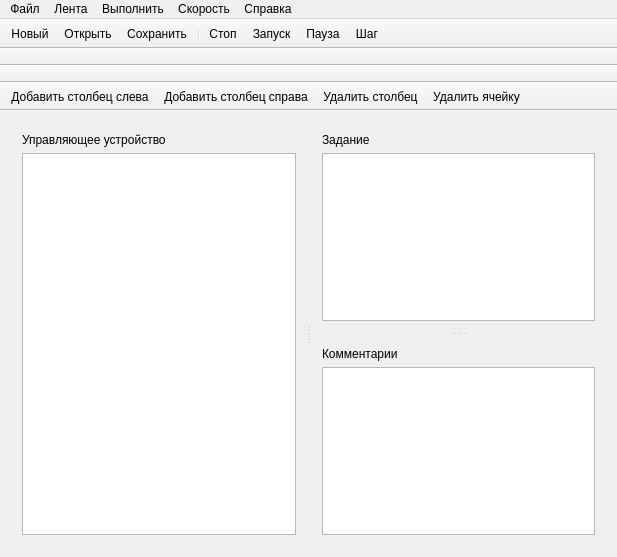
<?xml version="1.0" encoding="UTF-8"?>
<ui version="4.0">
 <class>MainWindow</class>
 <widget class="QMainWindow" name="MainWindow">
  <property name="geometry">
   <rect>
    <x>0</x>
    <y>0</y>
    <width>617</width>
    <height>557</height>
   </rect>
  </property>
  <property name="sizePolicy">
   <sizepolicy hsizetype="Preferred" vsizetype="Minimum">
    <horstretch>0</horstretch>
    <verstretch>0</verstretch>
   </sizepolicy>
  </property>
  <property name="windowTitle">
   <string>MainWindow</string>
  </property>
  <property name="animated">
   <bool>false</bool>
  </property>
  <property name="dockOptions">
   <set>QMainWindow::AllowTabbedDocks</set>
  </property>
  <widget class="QWidget" name="centralWidget">
   <layout class="QGridLayout" name="gridLayout">
    <item row="0" column="0">
     <widget class="QSplitter" name="splitter_2">
      <property name="orientation">
       <enum>Qt::Horizontal</enum>
      </property>
      <widget class="QWidget" name="layoutWidget">
       <layout class="QVBoxLayout" name="verticalLayout_2">
        <item>
         <widget class="QLabel" name="label_3">
          <property name="text">
           <string>Управляющее устройство</string>
          </property>
         </widget>
        </item>
        <item>
         <widget class="QTableWidget" name="tableWidget">
          <property name="editTriggers">
           <set>QAbstractItemView::NoEditTriggers</set>
          </property>
          <property name="selectionMode">
           <enum>QAbstractItemView::NoSelection</enum>
          </property>
         </widget>
        </item>
       </layout>
      </widget>
      <widget class="QSplitter" name="splitter">
       <property name="orientation">
        <enum>Qt::Vertical</enum>
       </property>
       <widget class="QWidget" name="layoutWidget_2">
        <layout class="QVBoxLayout" name="verticalLayout_3">
         <item>
          <widget class="QLabel" name="label_4">
           <property name="text">
            <string>Задание</string>
           </property>
          </widget>
         </item>
         <item>
          <widget class="QPlainTextEdit" name="plainTextEdit_task"/>
         </item>
        </layout>
       </widget>
       <widget class="QWidget" name="layoutWidget">
        <layout class="QVBoxLayout" name="verticalLayout">
         <item>
          <widget class="QLabel" name="label_2">
           <property name="text">
            <string>Комментарии</string>
           </property>
          </widget>
         </item>
         <item>
          <widget class="QPlainTextEdit" name="plainTextEdit_comments"/>
         </item>
        </layout>
       </widget>
      </widget>
     </widget>
    </item>
   </layout>
  </widget>
  <widget class="QMenuBar" name="menuBar">
   <property name="geometry">
    <rect>
     <x>0</x>
     <y>0</y>
     <width>617</width>
     <height>21</height>
    </rect>
   </property>
   <widget class="QMenu" name="menuFile">
    <property name="title">
     <string>Файл</string>
    </property>
    <addaction name="actionNew"/>
    <addaction name="actionOpen"/>
    <addaction name="actionSave"/>
    <addaction name="actionSave_as"/>
    <addaction name="separator"/>
    <addaction name="actionExit"/>
   </widget>
   <widget class="QMenu" name="menuTape">
    <property name="title">
     <string>Лента</string>
    </property>
    <addaction name="actionSaveTape"/>
    <addaction name="actionLoadTape"/>
   </widget>
   <widget class="QMenu" name="menuExexute">
    <property name="title">
     <string>Выполнить</string>
    </property>
    <addaction name="actionRun"/>
    <addaction name="actionStep"/>
    <addaction name="actionPause"/>
    <addaction name="actionStop"/>
   </widget>
   <widget class="QMenu" name="menuSpeed">
    <property name="title">
     <string>Скорость</string>
    </property>
    <addaction name="actionFast"/>
    <addaction name="actionNormal"/>
    <addaction name="actionSlow"/>
   </widget>
   <widget class="QMenu" name="menu">
    <property name="title">
     <string>Справка</string>
    </property>
    <addaction name="actionAbout"/>
   </widget>
   <addaction name="menuFile"/>
   <addaction name="menuTape"/>
   <addaction name="menuExexute"/>
   <addaction name="menuSpeed"/>
   <addaction name="menu"/>
  </widget>
  <widget class="QToolBar" name="mainToolBar">
   <property name="contextMenuPolicy">
    <enum>Qt::NoContextMenu</enum>
   </property>
   <property name="windowTitle">
    <string>Menu</string>
   </property>
   <property name="movable">
    <bool>false</bool>
   </property>
   <property name="allowedAreas">
    <set>Qt::AllToolBarAreas</set>
   </property>
   <attribute name="toolBarArea">
    <enum>TopToolBarArea</enum>
   </attribute>
   <attribute name="toolBarBreak">
    <bool>false</bool>
   </attribute>
   <addaction name="actionNew"/>
   <addaction name="actionOpen"/>
   <addaction name="actionSave"/>
   <addaction name="separator"/>
   <addaction name="actionStop"/>
   <addaction name="actionRun"/>
   <addaction name="actionPause"/>
   <addaction name="actionStep"/>
  </widget>
  <widget class="QToolBar" name="toolBar">
   <property name="contextMenuPolicy">
    <enum>Qt::NoContextMenu</enum>
   </property>
   <property name="windowTitle">
    <string>Tape</string>
   </property>
   <property name="movable">
    <bool>false</bool>
   </property>
   <property name="allowedAreas">
    <set>Qt::NoToolBarArea</set>
   </property>
   <property name="toolButtonStyle">
    <enum>Qt::ToolButtonIconOnly</enum>
   </property>
   <property name="floatable">
    <bool>false</bool>
   </property>
   <attribute name="toolBarArea">
    <enum>TopToolBarArea</enum>
   </attribute>
   <attribute name="toolBarBreak">
    <bool>true</bool>
   </attribute>
  </widget>
  <widget class="QToolBar" name="toolBar_2">
   <property name="contextMenuPolicy">
    <enum>Qt::NoContextMenu</enum>
   </property>
   <property name="windowTitle">
    <string>Alphabet</string>
   </property>
   <property name="movable">
    <bool>false</bool>
   </property>
   <property name="allowedAreas">
    <set>Qt::NoToolBarArea</set>
   </property>
   <attribute name="toolBarArea">
    <enum>TopToolBarArea</enum>
   </attribute>
   <attribute name="toolBarBreak">
    <bool>true</bool>
   </attribute>
  </widget>
  <widget class="QToolBar" name="toolBar_3">
   <property name="windowTitle">
    <string>toolBar_3</string>
   </property>
   <property name="movable">
    <bool>false</bool>
   </property>
   <attribute name="toolBarArea">
    <enum>TopToolBarArea</enum>
   </attribute>
   <attribute name="toolBarBreak">
    <bool>true</bool>
   </attribute>
   <addaction name="action_table_add_left"/>
   <addaction name="action_table_add_right"/>
   <addaction name="action_table_column_delete"/>
   <addaction name="actionRemoveCell"/>
  </widget>
  <action name="actionAbout_Programm">
   <property name="icon">
    <iconset>
     <normaloff>:/style/about.png</normaloff>:/style/about.png</iconset>
   </property>
   <property name="text">
    <string>Programm</string>
   </property>
  </action>
  <action name="actionNew">
   <property name="icon">
    <iconset resource="res.qrc">
     <normaloff>:/style/new.png</normaloff>:/style/new.png</iconset>
   </property>
   <property name="text">
    <string>Новый</string>
   </property>
   <property name="shortcut">
    <string>Ctrl+N</string>
   </property>
  </action>
  <action name="actionOpen">
   <property name="icon">
    <iconset resource="res.qrc">
     <normaloff>:/style/open.png</normaloff>:/style/open.png</iconset>
   </property>
   <property name="text">
    <string>Открыть...</string>
   </property>
   <property name="shortcut">
    <string>Ctrl+O</string>
   </property>
  </action>
  <action name="actionSave">
   <property name="icon">
    <iconset resource="res.qrc">
     <normaloff>:/style/save.png</normaloff>:/style/save.png</iconset>
   </property>
   <property name="text">
    <string>Сохранить</string>
   </property>
   <property name="shortcut">
    <string>Ctrl+S</string>
   </property>
  </action>
  <action name="actionSave_as">
   <property name="icon">
    <iconset resource="res.qrc">
     <normaloff>:/style/save.png</normaloff>:/style/save.png</iconset>
   </property>
   <property name="text">
    <string>Сохранить как...</string>
   </property>
   <property name="shortcut">
    <string>Ctrl+Shift+S</string>
   </property>
  </action>
  <action name="actionExit">
   <property name="text">
    <string>Выход</string>
   </property>
  </action>
  <action name="actionLoadTape">
   <property name="icon">
    <iconset resource="res.qrc">
     <normaloff>:/style/import.png</normaloff>:/style/import.png</iconset>
   </property>
   <property name="text">
    <string>Загрузить</string>
   </property>
  </action>
  <action name="actionRun">
   <property name="icon">
    <iconset resource="res.qrc">
     <normaloff>:/style/run.png</normaloff>:/style/run.png</iconset>
   </property>
   <property name="text">
    <string>Запуск</string>
   </property>
   <property name="shortcut">
    <string>Ctrl+F5</string>
   </property>
  </action>
  <action name="actionStep">
   <property name="icon">
    <iconset resource="res.qrc">
     <normaloff>:/style/step.png</normaloff>:/style/step.png</iconset>
   </property>
   <property name="text">
    <string>Шаг</string>
   </property>
   <property name="shortcut">
    <string>F5</string>
   </property>
  </action>
  <action name="actionPause">
   <property name="icon">
    <iconset resource="res.qrc">
     <normaloff>:/style/pause.png</normaloff>:/style/pause.png</iconset>
   </property>
   <property name="text">
    <string>Пауза</string>
   </property>
  </action>
  <action name="actionRussian">
   <property name="text">
    <string>Russian</string>
   </property>
  </action>
  <action name="actionEnglish">
   <property name="text">
    <string>English</string>
   </property>
  </action>
  <action name="actionAuthor">
   <property name="icon">
    <iconset>
     <normaloff>:/style/author.png</normaloff>:/style/author.png</iconset>
   </property>
   <property name="text">
    <string>Author</string>
   </property>
  </action>
  <action name="actionSaveTape">
   <property name="icon">
    <iconset resource="res.qrc">
     <normaloff>:/style/export.png</normaloff>:/style/export.png</iconset>
   </property>
   <property name="text">
    <string>Сохранить</string>
   </property>
  </action>
  <action name="actionFast">
   <property name="text">
    <string>Быстро</string>
   </property>
  </action>
  <action name="actionNormal">
   <property name="text">
    <string>Средне</string>
   </property>
  </action>
  <action name="actionSlow">
   <property name="text">
    <string>Медленно</string>
   </property>
  </action>
  <action name="actionStop">
   <property name="icon">
    <iconset resource="res.qrc">
     <normaloff>:/style/stop.png</normaloff>:/style/stop.png</iconset>
   </property>
   <property name="text">
    <string>Стоп</string>
   </property>
   <property name="shortcut">
    <string>Esc</string>
   </property>
  </action>
  <action name="actionPrev">
   <property name="icon">
    <iconset resource="res.qrc">
     <normaloff>:/style/left.png</normaloff>:/style/left.png</iconset>
   </property>
   <property name="text">
    <string>Prev</string>
   </property>
   <property name="toolTip">
    <string>Prev</string>
   </property>
   <property name="shortcut">
    <string>Ctrl+Left</string>
   </property>
  </action>
  <action name="actionNext">
   <property name="icon">
    <iconset resource="res.qrc">
     <normaloff>:/style/right.png</normaloff>:/style/right.png</iconset>
   </property>
   <property name="text">
    <string>Next</string>
   </property>
   <property name="toolTip">
    <string>Next</string>
   </property>
   <property name="shortcut">
    <string>Ctrl+Right</string>
   </property>
  </action>
  <action name="action_table_add_left">
   <property name="icon">
    <iconset resource="res.qrc">
     <normaloff>:/style/table_left.png</normaloff>:/style/table_left.png</iconset>
   </property>
   <property name="text">
    <string>Добавить столбец слева</string>
   </property>
   <property name="toolTip">
    <string>Добавить столбец слева</string>
   </property>
  </action>
  <action name="action_table_add_right">
   <property name="icon">
    <iconset resource="res.qrc">
     <normaloff>:/style/table_right.png</normaloff>:/style/table_right.png</iconset>
   </property>
   <property name="text">
    <string>Добавить столбец справа</string>
   </property>
   <property name="toolTip">
    <string>Добавить столбец справа</string>
   </property>
  </action>
  <action name="action_table_column_delete">
   <property name="icon">
    <iconset resource="res.qrc">
     <normaloff>:/style/column_delete.png</normaloff>:/style/column_delete.png</iconset>
   </property>
   <property name="text">
    <string>Удалить столбец</string>
   </property>
   <property name="toolTip">
    <string>Удалить столбец</string>
   </property>
  </action>
  <action name="actionAbout">
   <property name="text">
    <string>О программе</string>
   </property>
  </action>
  <action name="actionEdit">
   <property name="icon">
    <iconset resource="res.qrc">
     <normaloff>:/style/edit.png</normaloff>:/style/edit.png</iconset>
   </property>
   <property name="text">
    <string>Изменить алфавит</string>
   </property>
   <property name="toolTip">
    <string>Изменить алфавит</string>
   </property>
  </action>
  <action name="actionRemoveCell">
   <property name="icon">
    <iconset resource="res.qrc">
     <normaloff>:/style/cell_delete.png</normaloff>:/style/cell_delete.png</iconset>
   </property>
   <property name="text">
    <string>Удалить ячейку</string>
   </property>
   <property name="toolTip">
    <string>Удалить ячейку</string>
   </property>
   <property name="shortcut">
    <string>Backspace</string>
   </property>
  </action>
  <action name="actionAddTapeText">
   <property name="icon">
    <iconset resource="res.qrc">
     <normaloff>:/style/enter.png</normaloff>:/style/enter.png</iconset>
   </property>
   <property name="text">
    <string>Добавить</string>
   </property>
   <property name="toolTip">
    <string>Добавить</string>
   </property>
  </action>
 </widget>
 <layoutdefault spacing="6" margin="11"/>
 <resources>
  <include location="res.qrc"/>
 </resources>
 <connections/>
</ui>
